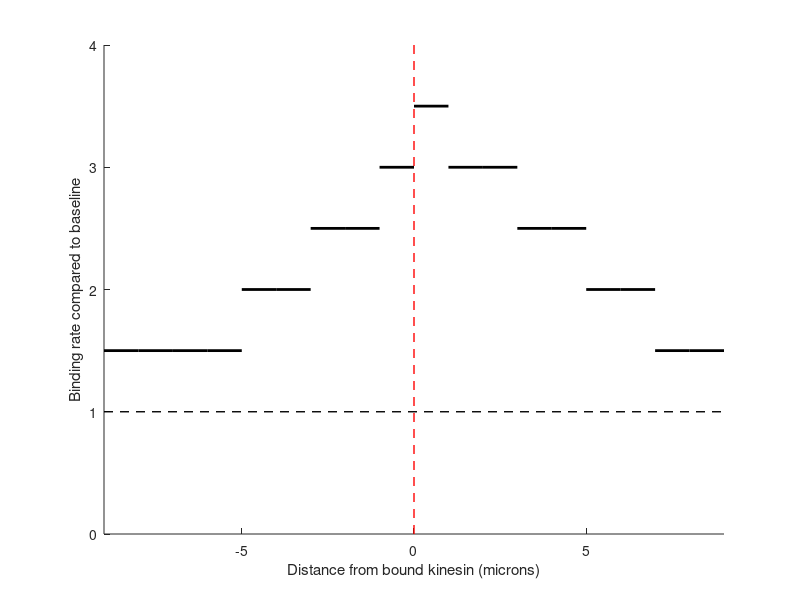

The MATLAB source for this figure:
clear all;

range_one = [-9, -8, -7, -6, -5];
affinity_one = [1.5, 1.5, 1.5, 1.5, 1.5];

range_two = [-5, -4, -3];
affinity_two = [2, 2, 2];

range_three = [-3, -2, -1];
affinity_three = [2.5, 2.5, 2.5];

range_four = [-1, 0];
affinity_four = [3, 3];

range_five = [0, 1];
affinity_five = [3.5, 3.5];

range_six = [1, 2, 3];
affinity_six = [3, 3, 3,];

range_seven = [3, 4, 5];
affinity_seven = [2.5, 2.5, 2.5];

range_eight = [5, 6, 7];
affinity_eight = [2, 2, 2];

range_nine = [7, 8, 9];
affinity_nine = [1.5, 1.5, 1.5];

range = [-9, 9];
baseline = [1, 1];

center = [0 0];
line = [0 6];

hold on
plot(range, baseline, '--black', 'LineWidth', 1);
plot(center, line, '--red', 'LineWidth', 1)
plot(range_one, affinity_one, 'Color', 'black', 'LineWidth', 2);
plot(range_two, affinity_two, 'Color', 'black', 'LineWidth', 2);
plot(range_three, affinity_three, 'Color', 'black', 'LineWidth', 2);
plot(range_four, affinity_four, 'Color', 'black', 'LineWidth', 2);
plot(range_five, affinity_five, 'Color', 'black', 'LineWidth', 2);
plot(range_six, affinity_six, 'Color', 'black', 'LineWidth', 2);
plot(range_seven, affinity_seven, 'Color', 'black', 'LineWidth', 2);
plot(range_eight, affinity_eight, 'Color', 'black', 'LineWidth', 2);
plot(range_nine, affinity_nine, 'Color', 'black', 'LineWidth', 2);

ylim([0 4]);
xlim([-9 9]);
ylabel('Binding rate compared to baseline');
xlabel('Distance from bound kinesin (microns)');